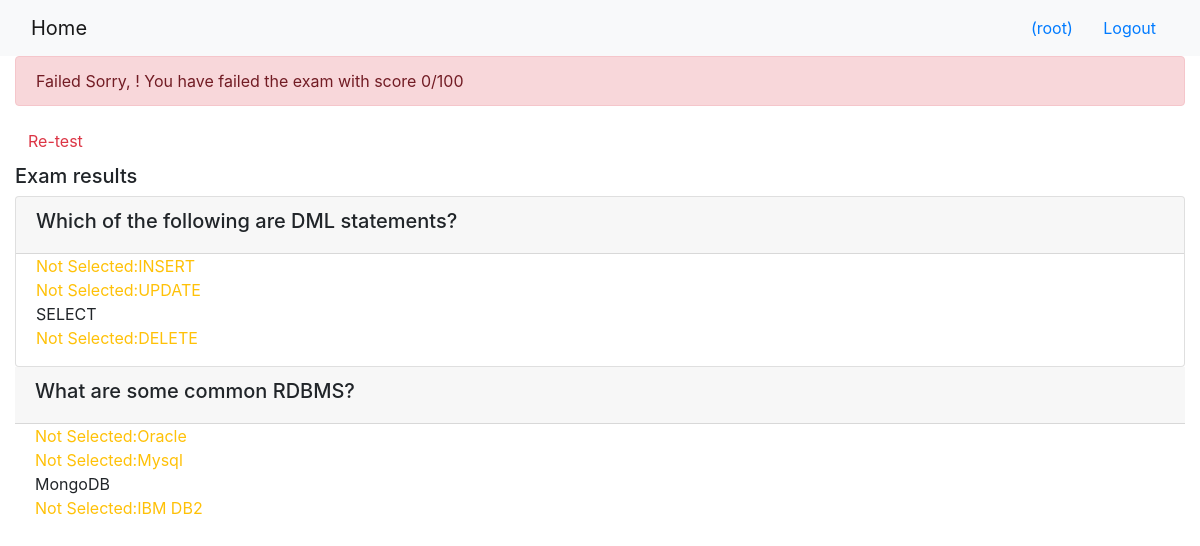
The app's page /onlinecourse/course/2/submission/2/result/ (signed in) with its own data.
### onlinecourse/models.py (models this page shows)
class Question(models.Model):
    question_text = models.CharField(null=False, max_length=60, default='text')
    grade = models.IntegerField(null=False,default=0)
    course = models.ForeignKey(Course, on_delete=models.CASCADE)
    def is_get_score(self, selected_ids):
       all_answers = self.choice_set.filter(is_correct=True).count()
       selected_correct = self.choice_set.filter(is_correct=True, id__in=selected_ids).count()
       if all_answers == selected_correct:
           return True
       else:
           return False

class Choice(models.Model):
    choice_text = models.CharField(null=False, max_length=30, default='choice')
    is_correct = models.BooleanField(null=False, default='False')
    question = models.ForeignKey(Question, on_delete=models.CASCADE)

### onlinecourse/views.py (the view)
# urls.py: path('course/<int:course_id>/submission/<int:submission_id>/result/', views.show_exam_result, name='show_exam_result'),
def show_exam_result(request, course_id, submission_id):
    course = get_object_or_404(Course, pk=course_id)
    submission = get_object_or_404(Submission, pk=submission_id)
    context = {}
    template_name = 'onlinecourse/course_list_bootstrap.html'
    total_score = 0
    selected_ids = submission.choice.all().values_list('id',flat=True)
    selected_choice_text = submission.choice.all().values_list('choice_text',flat=True)
    for question in course.question_set.all():
        if question.is_get_score(selected_ids):
            total_score += question.grade
    context['user']=request.user
    context['course']=course
    context['selected_ids']=selected_ids
    context['total_score']=total_score
    return render(request, 'onlinecourse/exam_result_bootstrap.html', context)

### onlinecourse/templates/onlinecourse/exam_result_bootstrap.html (shortened to what this page needs)
<!DOCTYPE html>
<html lang="en">
<head>
    {% load static %}
    <link rel="stylesheet" href="https://maxcdn.bootstrapcdn.com/bootstrap/4.5.2/css/bootstrap.min.css">
</head>
<body>
 <nav class="navbar navbar-light bg-light">
    <div class="container-fluid">
        <div class="navbar-header">
              <a class="navbar-brand" href="{% url 'onlinecourse:index' %}">Home</a>
        </div>
        <ul class="nav navbar-nav navbar-right">
            {% if user.is_authenticated %}
            <li>
                <a class="btn btn-link" href="#">{{ user.first_name }}({{ user.username }})</a>
                <a class="btn btn-link" href="{% url 'onlinecourse:logout' %}">Logout</a>
            </li>
            {% endif %}
        </ul>
    </div>
</nav>
<div class="container-fluid">
    {% if total_score > 80 %}
    <div class="alert alert-success">
       Congratulations, {{ user.first_name }}! You have passed the exam with score {{ total_score }}/100
    </div>
    {% else %}
    <div class="alert alert-danger">
        Failed Sorry, {{ user.first_name }}! You have failed the exam with score {{ total_score }}/100
    </div>
    <a class="btn btn-link text-danger" href="{% url 'onlinecourse:course_details' course.id %}">Re-test</a>
    {% endif %}
    <div class="card-columns-vertical mt-1">
       <h5 class="">Exam results</h5>
            {% if user.is_authenticated %}
                <form id="questionform" action="{% url 'onlinecourse:submit' course.id %}" method="post">
                <div class="card mt-1">
                    {% for question in course.question_set.all %}
                        <div class="card-header"><h5>{{ question.question_text}}</h5></div>
                            <div class="form-group">
                                {% for choice in question.choice_set.all %}
                                    <div class="form-check">
                                        {% if choice.is_correct and choice.id not in selected_ids %}
                                        <label class="form-check-label text-warning">
                                         Not Selected:{{ choice.choice_text }}
                                        </label>
                                        {% elif choice.is_correct  %}
                                        <label class="form-check-label text-success">
                                         Correct answer:{{ choice.choice_text }}
                                        </label>
                                        {% elif not choice.is_correct and choice.id in selected_ids %}
                                        <label class="form-check-label text-danger">
                                         Wrong Answer:{{ choice.choice_text }}
                                        </label>
                                        {% else %}
                                        <label class="form-check-label">
                                         {{ choice.choice_text }}
                                        </label>
                                        {% endif %}
                                    </div>
                                {% endfor %}
                            </div>
                        </div>
                    {% endfor %}
                </div>
            {% endif %}
</body>
</html>

### records on screen
Question: question_text "Which of the following are DML statements?"
Choice: choice_text "INSERT"
Choice: choice_text "UPDATE"
Choice: choice_text "SELECT"
Choice: choice_text "DELETE"
Question: question_text "What are some common RDBMS?"
Choice: choice_text "Oracle"
Choice: choice_text "Mysql"
Choice: choice_text "MongoDB"
Choice: choice_text "IBM DB2"

### other values on screen
{{ user.username }} "root"
{{ total_score }} "0"
